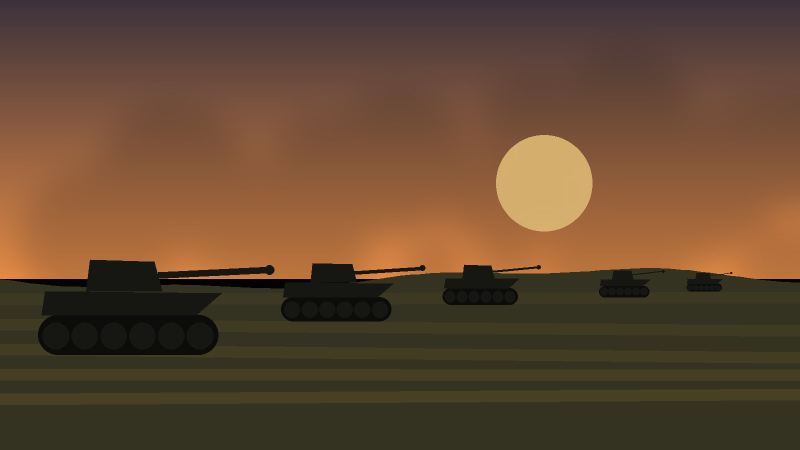
#> input picture web/key-art.jpg, 1600 x 900 px, given in place of icon.png, which was not available (shown at 1/2 size)
$ python make_brand.py
#> lines starting #> are read from the running program, lines starting #| are printed output that depends on the picture
"""Build the Windows and web icons and title art from assets/branding (Pillow)."""

from pathlib import Path

from PIL import Image, ImageOps

ROOT = Path(__file__).resolve().parents[1]
BRAND = ROOT / "assets" / "branding"
WEB = ROOT / "web"
TITLE_SIZE = (1280, 720)
ICO_SIZES = [(size, size) for size in (16, 24, 32, 48, 64, 128, 256)]


def main():
    with Image.open(BRAND / "icon.png") as source:
#> source is the input picture: PIL image 1600x900 RGB; mean R, G, B 98.1, 71.6, 49.2
        icon = ImageOps.fit(source.convert("RGB"), (512, 512), Image.Resampling.LANCZOS)
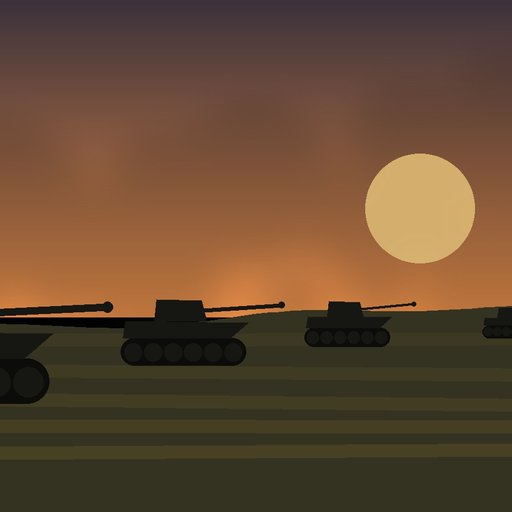
#> icon: PIL image 512x512 RGB; mean R, G, B 98.9, 72.9, 49.9
    icon.save(BRAND / "steel-front.ico", sizes=ICO_SIZES)
    for size, name in (
        (192, "steel-front-192.png"),
        (512, "steel-front-512.png"),
        (180, "steel-front-apple.png"),
    ):
        icon.resize((size, size), Image.Resampling.LANCZOS).save(WEB / name)
#> this loop made 3 passes
#> pass 1, in main, `icon.resize((size, size), Image.Resampling.LANCZOS).save(WEB / name)`:
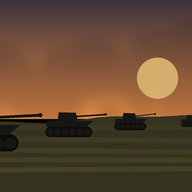
#> saved as steel-front-192.png: PIL image 192x192 RGB; mean R, G, B 98.9, 72.9, 49.9

    with Image.open(BRAND / "title.png") as source:
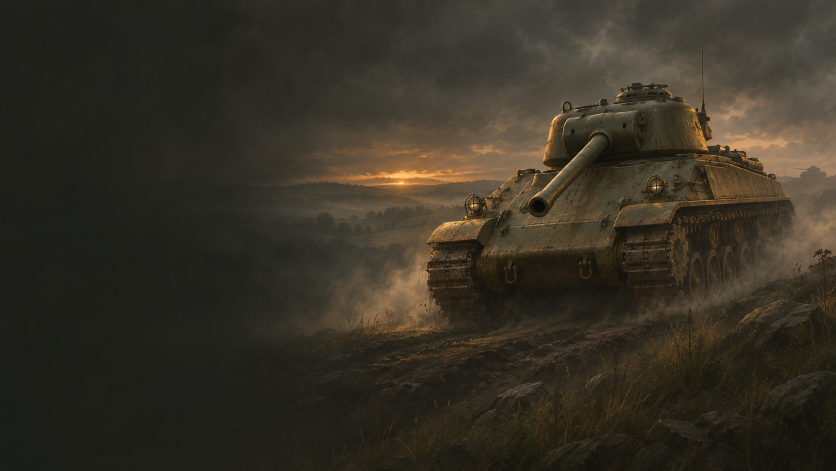
#> input picture assets/branding/title.png, 1672 x 941 px (shown at 1/2 size)
#> source is the input picture: PIL image 1672x941 RGB; mean R, G, B 54.7, 49, 37.4
        art = ImageOps.fit(source.convert("RGB"), TITLE_SIZE, Image.Resampling.LANCZOS)
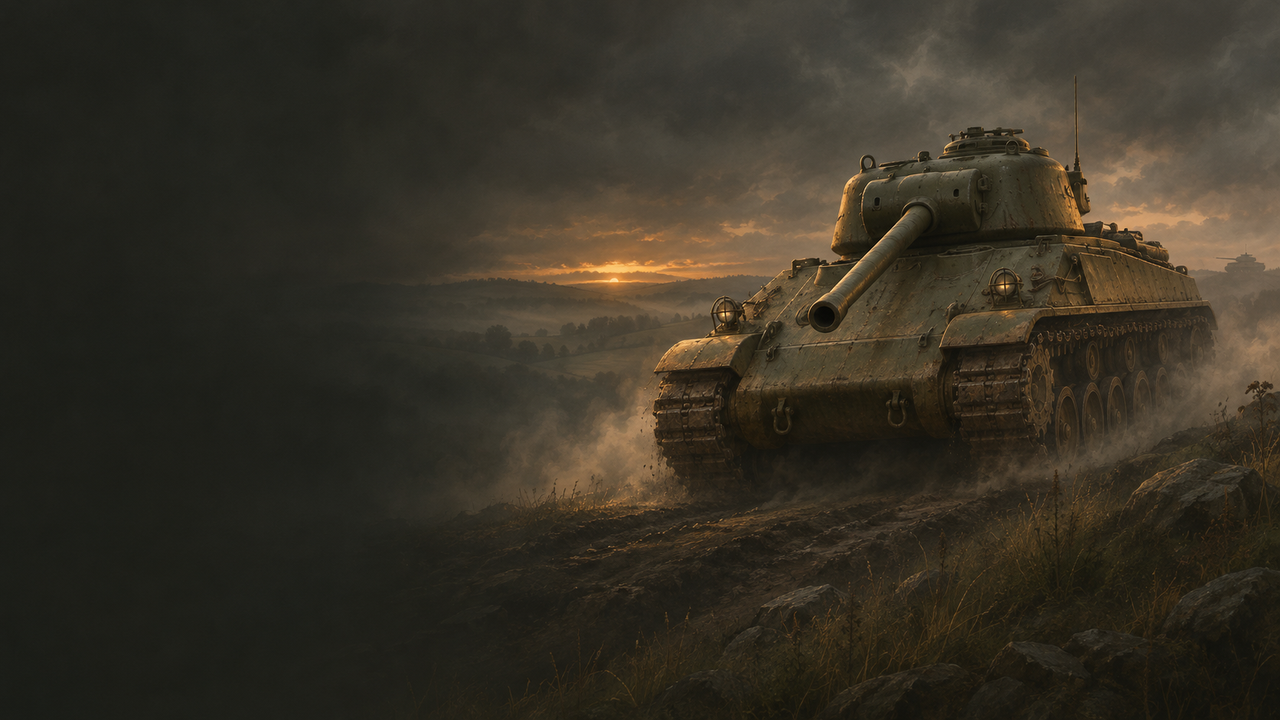
#> art: PIL image 1280x720 RGB; mean R, G, B 54.7, 49, 37.4
    (BRAND / "title.rgb").write_bytes(art.tobytes())
    art.save(WEB / "steel-front.jpg", quality=88, optimize=True)


if __name__ == "__main__":
    main()
